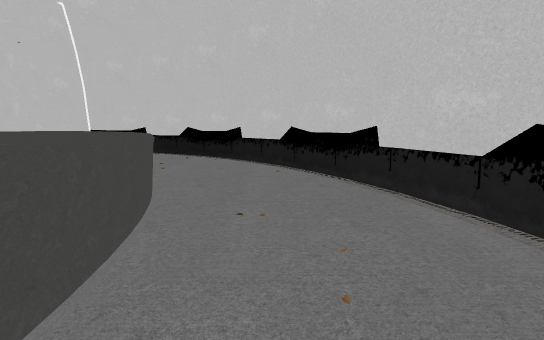
View 1 (above)

14 first-person views from a walk through a Unity game level. The camera is 1.3 m above the floor, tilts 8° down and sees 85° across. The floor is counted in squares, 1 m on a side. Each view is taken from the middle of a square. On the plan, view 1 faces up. The plan holds only what a view shows up to about 14 squares ahead; the rest is blank. The place goes on beyond the plan. Door leaves are left out, so doorways stand open.

View 2
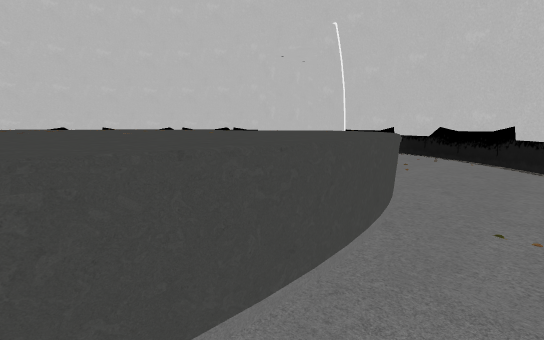

View 3
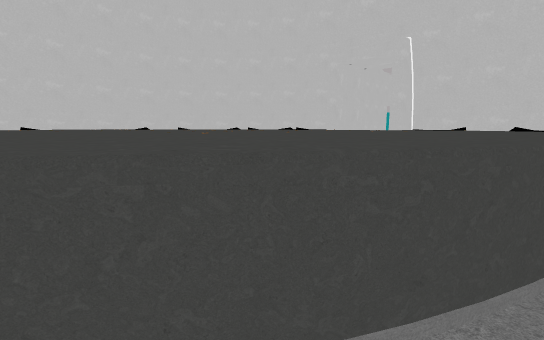

View 4
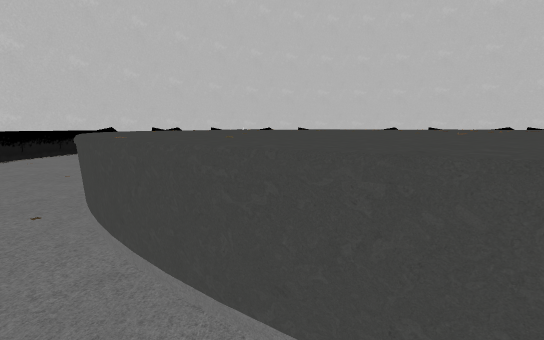

View 5
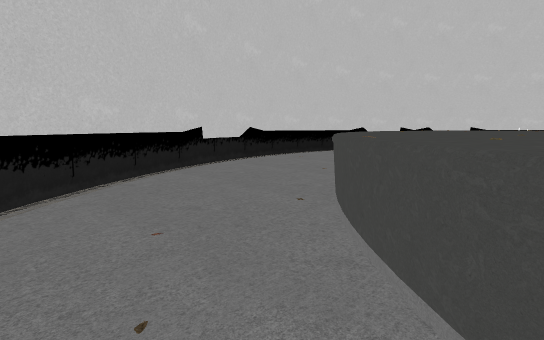

View 6
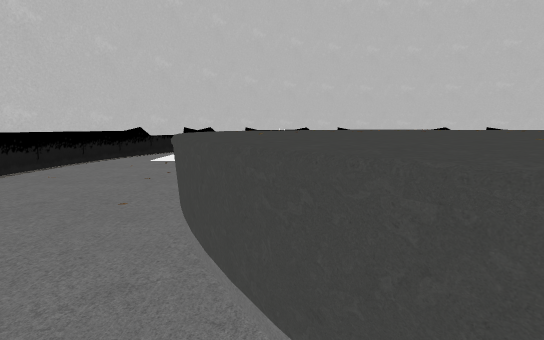

View 7
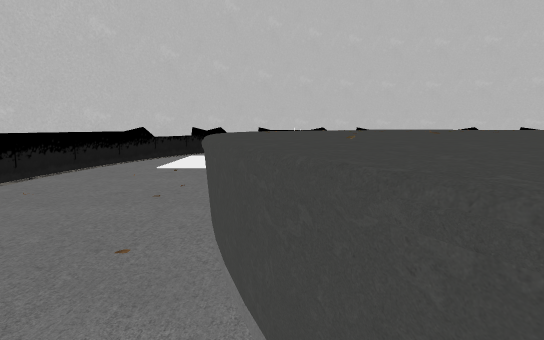

View 8
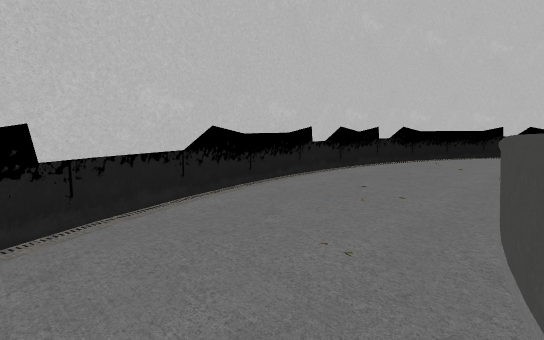

View 9
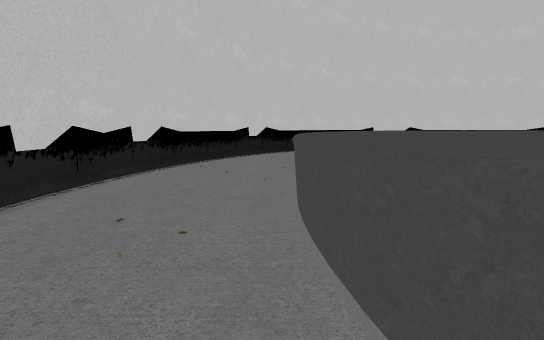

View 10
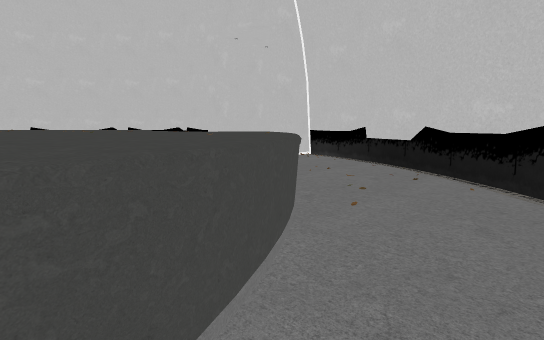

View 11
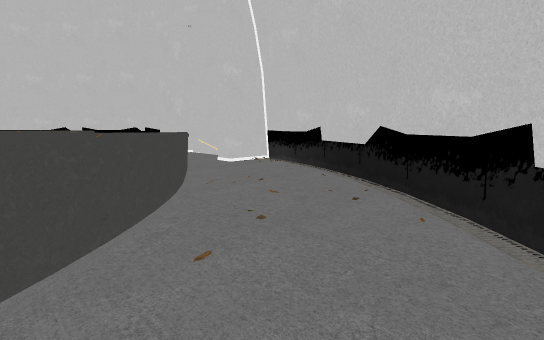

View 12
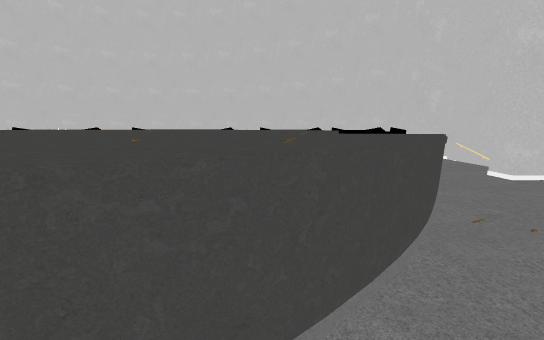

View 13
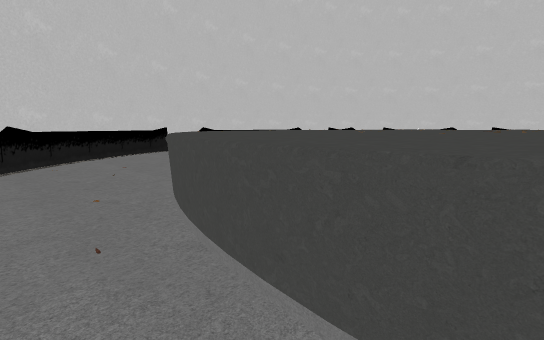

View 14
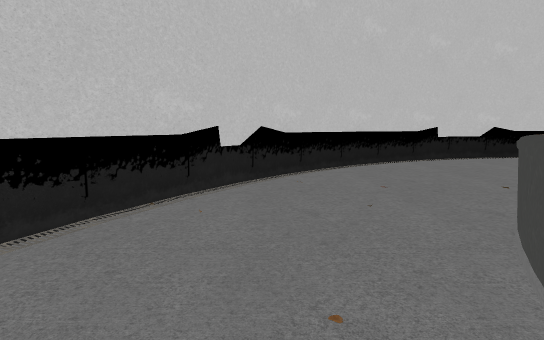

### Floor plan
Key: @ floor where view 1 was taken; # wall or solid block; . floor; D open door; ^ raised ledge; O other object.
Columns run from 21 left of view 1 to 4 right of it. Each row starts with its distance up from view 1.
 18      O
 17      O    #####
 16      #....#...###
 15         ........###
 14          .........##
 13            ........##
 12             ^^......##
 11             ^^^^.....##
 10        D  ^^^^^^^.....#
  9       ^D ^^ ^^^^^^....##
  8        ^^ ^^^^^^^^.....#
  7        ^  ^^^^^^^^^....##
  6       ^D D^ ^^^^^^^.....#
  5        ^  ^^^^^^^^^^....#
  4        ^  ^ ^^^^^^^^....#
  3        ^^^^ ^^ ^^^^^....#
  2        ^^ ^^^ ^^^^^^....##
  1        ^^ ^^ ^^^^^^^^....#
  0      ^ ^^ ^^ ^^^^^^^.@...#
 -1    ^ ^  ^^ ^^^^^^^^^....##
 -2    ^ ^  ^^ ^^^^^^^^^....#
 -3    ^ ^^^^ ^^ ^^^^^^^....#
 -4    ^ ^^ ^^^^^^^^^^^.....#
 -5    ^ ^^ ^^^^^^^^^^^.....#
 -6    ^ ^^ ^^^^^^^^^^.....##
 -7    ^ ^^ ^^^^^^^^^^.....#
 -8    ^ ^^ ^^^^^^^^^.....##
 -9    ^ ^^^^^^^^^^^......#
-10    ^ ^^ ^^^^^^.......##
-11       ^ ^^^^........##
-12     ...............##
-13  .................##
-14  ...............###
-15 ##............###
-16  ######..######
-17       ####

Where each view was taken, in squares from view 1:
view 1: 0 up, 0 right, facing up
view 2: 0 up, 0 right, facing up-left
view 3: 6 down, 2 left, facing up-left
view 4: 6 down, 2 left, facing left
view 5: 6 down, 2 left, facing down-left
view 6: 9 down, 5 left, facing left
view 7: 10 down, 7 left, facing left
view 8: 7 up, 2 left, facing down-right
view 9: 5 up, 1 left, facing down
view 10: 5 up, 1 left, facing up-left
view 11: 8 up, 1 left, facing up-left
view 12: 9 up, 3 left, facing left
view 13: 1 up, 0 right, facing down-left
view 14: 3 down, 1 left, facing down
